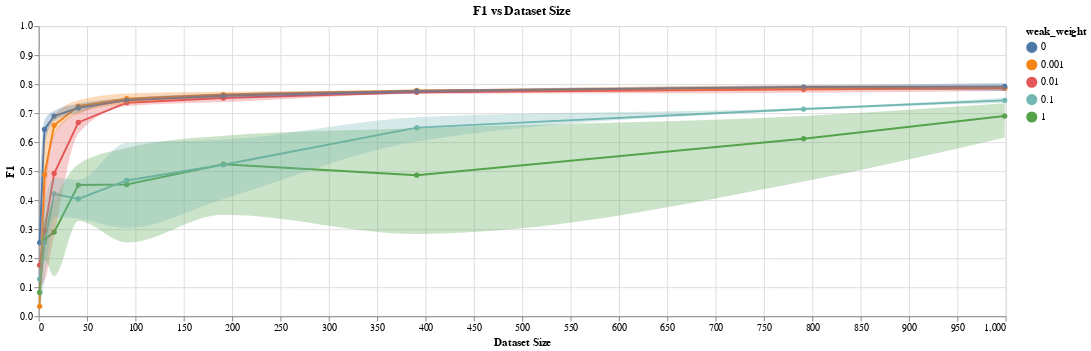

Source (notebook cell):
### Code cell
WEAK_WEIGHT = 1.0
MAX_DATASET_SIZE = 10000

def metric_graph(data_frame: pd.DataFrame, metric: str) -> alt.Chart:
    base = alt.Chart(data_frame, title=f'{metric} vs Dataset Size')
    line = base.mark_line(point=True).encode(
        x=alt.X('step', title='Dataset Size'),
        y=alt.Y('mean(metric_val)', title=metric, scale=alt.Scale(domain=[0, 1])),
        color='weak_weight:N',
    ).transform_filter(
        alt.datum.metric_name == metric
    ).transform_filter(
        alt.datum.weak_weight <= WEAK_WEIGHT
    ).transform_filter(
        alt.datum.step <= MAX_DATASET_SIZE
    )
    
    confidence_interval = base.mark_area(interpolate='monotone', opacity=0.3).encode(
        x=alt.X('step'),
        y=alt.Y('ci0(metric_val)', scale=alt.Scale(domain=[0, 1])),
        y2='ci1(metric_val)',
        color='weak_weight:N',
    ).transform_filter(
        alt.datum.metric_name == metric
    ).transform_filter(
        alt.datum.weak_weight <= WEAK_WEIGHT
    ).transform_filter(
        alt.datum.step <= MAX_DATASET_SIZE
    )

    return (line + confidence_interval).properties(width=1000)
metric_graph(data_frame, 'F1')

### Figure 1 — Vega-Lite specification as saved in the notebook (floating-point values rounded to 4 significant figures; data arrays with more than 128 entries replaced by an {"elided": "..."} marker saying what was removed)
{"$schema": "https://vega.github.io/schema/vega-lite/v2.6.0.json", "config": {"view": {"height": 300, "width": 400}}, "datasets": {"data-4c42344587e6f78b29f548ba60030983": {"elided": "675 records"}}, "layer": [{"data": {"name": "data-4c42344587e6f78b29f548ba60030983"}, "encoding": {"color": {"field": "weak_weight", "type": "nominal"}, "x": {"field": "step", "title": "Dataset Size", "type": "quantitative"}, "y": {"aggregate": "mean", "field": "metric_val", "scale": {"domain": [0, 1]}, "title": "F1", "type": "quantitative"}}, "mark": {"point": true, "type": "line"}, "title": "F1 vs Dataset Size", "transform": [{"filter": "(datum.metric_name === 'F1')"}, {"filter": "(datum.weak_weight <= 1.0)"}, {"filter": "(datum.step <= 10000)"}]}, {"data": {"name": "data-4c42344587e6f78b29f548ba60030983"}, "encoding": {"color": {"field": "weak_weight", "type": "nominal"}, "x": {"field": "step", "type": "quantitative"}, "y": {"aggregate": "ci0", "field": "metric_val", "scale": {"domain": [0, 1]}, "type": "quantitative"}, "y2": {"aggregate": "ci1", "field": "metric_val", "type": "quantitative"}}, "mark": {"interpolate": "monotone", "opacity": 0.3, "type": "area"}, "title": "F1 vs Dataset Size", "transform": [{"filter": "(datum.metric_name === 'F1')"}, {"filter": "(datum.weak_weight <= 1.0)"}, {"filter": "(datum.step <= 10000)"}]}], "width": 1000}
